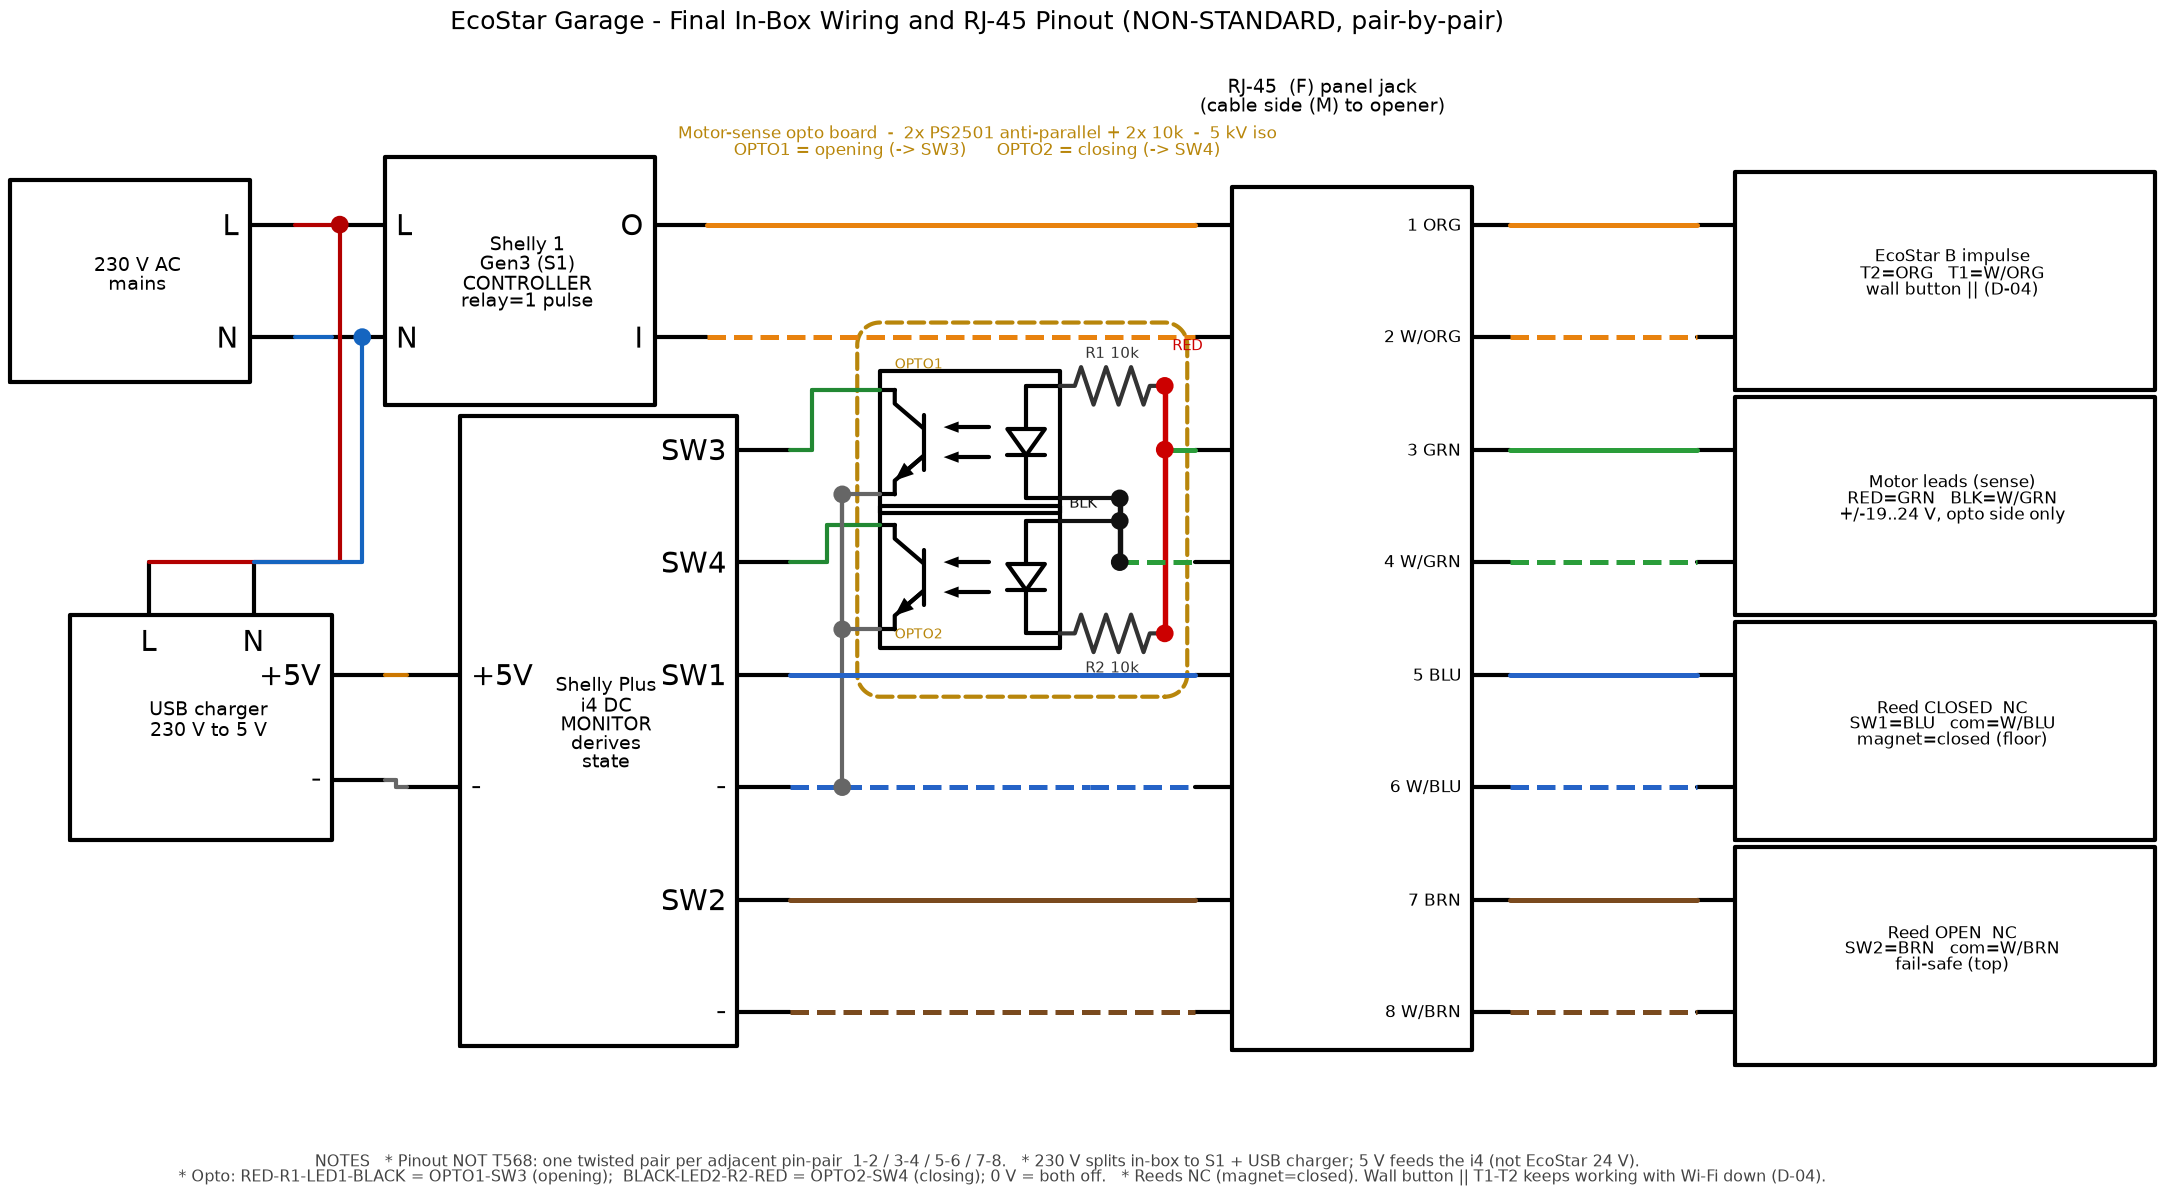

Write Python code to recreate this figure.
#!/usr/bin/env python3
# Generator for install-schematic-schemdraw.svg / .png  (EcoStar final in-box wiring + RJ-45 pinout).
# This is the schemdraw (component-fidelity) take on the hand-drawn install-schematic.svg; both are
# kept until one is chosen as canonical. Every wire is routed manually through explicit waypoints
# (schemdraw's auto-router draws straight through far-apart blocks), and the optocouplers are
# horizontally mirrored (.reverse()) so the LED side faces the RJ-45 and the transistor side the i4.
#
# Run (needs schemdraw + matplotlib + pillow in a venv):
#   python3 -m venv ~/.venvs/sdraw && ~/.venvs/sdraw/bin/pip install schemdraw matplotlib pillow
#   MPLBACKEND=Agg ~/.venvs/sdraw/bin/python docs/spec/install-schematic-schemdraw.py
# NOTE: label text must stay ASCII and avoid < > & (schemdraw's text-size pass XML-parses each line).
import os
import schemdraw
from schemdraw import elements as elm
schemdraw.use('matplotlib')   # matplotlib backend renders unicode labels without XML-parsing them
OUT = os.path.join(os.path.dirname(os.path.abspath(__file__)), 'install-schematic-schemdraw')

# ---- palette ----
ORG='#e8820e'; GRN='#2a9d3a'; BLU='#2563c7'; BRN='#7a4a1e'
REDL='#b30000'; NBLU='#1565c0'; V5='#cc7700'; GND='#666666'
RED='#cc0000'; BLK='#111111'; ISO='#228833'; GOLD='#b8860b'

d = schemdraw.Drawing(file=OUT+'.svg', font='DejaVu Sans',
                      fontsize=10, color='black', bgcolor='white')
d.config(unit=1)

# ---------- helpers ----------
def P(elem, name):
    p = getattr(elem, name)
    return (float(p[0]), float(p[1]))

def seg(pts, color, ls='-', lw=2.0):
    for i in range(len(pts)-1):
        d.add(elm.Line().at(pts[i]).to(pts[i+1]).color(color).linewidth(lw).linestyle(ls))

def hjog(a, b, vx, color, ls='-', lw=2.0):
    seg([a, (vx, a[1]), (vx, b[1]), b], color, ls, lw)

def dot(p, color='#333'):
    d.add(elm.Dot(radius=0.09).at(p).color(color))

def measure(pins, **kw):
    sd = schemdraw.Drawing()
    e = sd.add(elm.Ic(pins=pins, **kw).at((0, 0)))
    a = {an: (float(getattr(e, an)[0]), float(getattr(e, an)[1])) for an in e.anchors}
    bb = e.get_bbox()                       # local bbox (xmin,ymin,xmax,ymax)
    a['_bb'] = (float(bb[0]), float(bb[1]), float(bb[2]), float(bb[3]))
    return a

def place_ic(pins, ref, target, label, fs=9, **kw):
    off = measure(pins, **kw)
    dx, dy = target[0]-off[ref][0], target[1]-off[ref][1]
    e = d.add(elm.Ic(pins=pins, **kw).at((dx, dy)).label(label, loc='center', fontsize=fs))
    bb = off['_bb']
    e._extent = (bb[0]+dx, bb[1]+dy, bb[2]+dx, bb[3]+dy)   # world bbox
    return e

def lbl(x, y, txt, color='black', fs=9, halign='center'):
    d.add(elm.Label().at((x, y)).label(txt, fontsize=fs, color=color, halign=halign))

# ===========================================================
#  RJ-45 connector  (internal taps = L pins, cable = R pins)
# ===========================================================
order = [('1','ORG'),('2','W/ORG'),('3','GRN'),('4','W/GRN'),
         ('5','BLU'),('6','W/BLU'),('7','BRN'),('8','W/BRN')]
rjpins=[]
for i,(num,col) in enumerate(order):
    slot='%d/8'%(8-i)
    rjpins.append(elm.IcPin(name=num+' '+col, side='right', slot=slot, anchorname='R%s'%num, lblsize=8))
    rjpins.append(elm.IcPin(name='', side='left', slot=slot, anchorname='L%s'%num))
rj=d.add(elm.Ic(pins=rjpins, edgepadH=0.5, edgepadW=1.2, pinspacing=1.5).at((14.5,3)))
lbl(15.6, 15.6, 'RJ-45  (F) panel jack\n(cable side (M) to opener)', 'black', 9)
L={k:P(rj,'L%d'%k) for k in range(1,9)}
R={k:P(rj,'R%d'%k) for k in range(1,9)}

# ===========================================================
#  Box internals
# ===========================================================
# --- 230 V mains (far top-left) ---
mains = place_ic(
    [elm.IcPin(name='L', side='right', slot='2/2', anchorname='L'),
     elm.IcPin(name='N', side='right', slot='1/2', anchorname='N')],
    'L', (2.0, 14.0), '230 V AC\nmains', fs=9,
    edgepadW=1.2, edgepadH=0.6, pinspacing=1.5, leadlen=0.6)

# --- Shelly 1 Gen3 (controller) -- above the i4, drives orange pair ---
s1 = place_ic(
    [elm.IcPin(name='L', side='left', slot='2/2', anchorname='Lin'),
     elm.IcPin(name='N', side='left', slot='1/2', anchorname='Nin'),
     elm.IcPin(name='O', side='right', slot='2/2', anchorname='O'),
     elm.IcPin(name='I', side='right', slot='1/2', anchorname='I')],
    'O', (7.5, 14.0), 'Shelly 1\nGen3 (S1)\nCONTROLLER\nrelay=1 pulse', fs=9,
    edgepadW=1.6, edgepadH=0.9, pinspacing=1.5, leadlen=0.7)

# --- USB charger (below mains): 230 V in on TOP, 5 V out on RIGHT ---
usb = place_ic(
    [elm.IcPin(name='L', side='top', slot='1/2', anchorname='Lin'),
     elm.IcPin(name='N', side='top', slot='2/2', anchorname='Nin'),
     elm.IcPin(name='+5V', side='right', slot='2/2', anchorname='V5'),
     elm.IcPin(name='-', side='right', slot='1/2', anchorname='GND')],
    'V5', (3.2, 8.0), 'USB charger\n230 V to 5 V', fs=9,
    edgepadW=1.5, edgepadH=0.8, pinspacing=1.4, leadlen=0.7)

# --- Shelly Plus i4 DC (monitor) -- right pins aligned to RJ-45 5..8 ---
i4 = place_ic(
    [elm.IcPin(name='+5V', side='left', slot='4/6', anchorname='V5'),
     elm.IcPin(name='-', side='left', slot='3/6', anchorname='GND'),
     elm.IcPin(name='SW3', side='right', slot='6/6', anchorname='SW3'),
     elm.IcPin(name='SW4', side='right', slot='5/6', anchorname='SW4'),
     elm.IcPin(name='SW1', side='right', slot='4/6', anchorname='SW1'),
     elm.IcPin(name='-', side='right', slot='3/6', anchorname='C1'),
     elm.IcPin(name='SW2', side='right', slot='2/6', anchorname='SW2'),
     elm.IcPin(name='-', side='right', slot='1/6', anchorname='C2')],
    'SW1', (8.6, 8.0), 'Shelly Plus\ni4 DC\nMONITOR\nderives\nstate', fs=9,
    edgepadW=1.7, edgepadH=0.45, pinspacing=1.5, leadlen=0.7)

# ===========================================================
#  Motor-sense opto board (mirrored: LED -> RJ-45 ; transistor -> i4)
# ===========================================================
def opto_at(collector_target):
    cx, cy = collector_target
    return d.add(elm.Optocoupler(box=True).at((cx+0.45, cy+0.05)).reverse())

oc1 = opto_at((9.8, 11.8))   # opening -> SW3 (sits above pin5, below the orange I wire)
oc2 = opto_at((9.8, 10.0))   # closing -> SW4
a1=P(oc1,'anode'); k1=P(oc1,'cathode'); c1=P(oc1,'collector'); e1=P(oc1,'emitter')
a2=P(oc2,'anode'); k2=P(oc2,'cathode'); c2=P(oc2,'collector'); e2=P(oc2,'emitter')
lbl(9.9, 12.05, 'OPTO1', GOLD, 6.5, 'left')
lbl(9.9, 8.45,  'OPTO2', GOLD, 6.5, 'left')

xBLK=13.0; xRED=13.6
# anti-parallel: both 10k on the RED-rail side (R1 top, R2 bottom); BLACK rail = 2 plain jumpers
r1=d.add(elm.Resistor().at(a1).to((xRED,a1[1])).label('R1 10k', fontsize=7, loc='top').color('#333').linewidth(2))   # anode1 -> RED
r2=d.add(elm.Resistor().at(k2).to((xRED,k2[1])).label('R2 10k', fontsize=7, loc='bottom').color('#333').linewidth(2)) # cathode2 -> RED
seg([k1,(xBLK,k1[1])], BLK, lw=2)        # OPTO1 cathode -> BLACK rail
seg([a2,(xBLK,a2[1])], BLK, lw=2)        # OPTO2 anode  -> BLACK rail
seg([(xRED,k2[1]),(xRED,a1[1])], RED, lw=2.6)        # RED rail (reaches pin3)
seg([(xBLK,L[4][1]),(xBLK,k1[1])], BLK, lw=2.6)      # BLACK rail (extended down to pin4)
for p,c in [((xRED,a1[1]),RED),((xRED,k2[1]),RED),((xBLK,k1[1]),BLK),((xBLK,a2[1]),BLK)]: dot(p,c)
lbl(xRED+0.2, a1[1]+0.45, 'RED', RED, 7, 'left')
lbl(xBLK-0.2, (k1[1]+a2[1])/2, 'BLK', BLK, 7, 'right')
# rails -> RJ-45 pins 3 (RED) / 4 (BLACK) as the GREEN Cat5 pair
seg([(xRED,L[3][1]), L[3]], GRN, lw=2.4)
seg([(xBLK,L[4][1]), L[4]], GRN, '--', lw=2.4)
dot((xRED,L[3][1]),RED); dot((xBLK,L[4][1]),BLK)

# transistor collectors -> i4 SW3 / SW4 (short left channel)
hjog(c1, P(i4,'SW3'), 8.9, ISO, lw=2)
hjog(c2, P(i4,'SW4'), 9.1, ISO, lw=2)
# emitters -> common bus -> i4 upper '-'
xEB=9.3
seg([e1,(xEB,e1[1])], GND, lw=2); seg([e2,(xEB,e2[1])], GND, lw=2)
seg([(xEB,e2[1]),(xEB,e1[1])], GND, lw=2)
seg([(xEB,e1[1]),(xEB,P(i4,'C1')[1])], GND, lw=2)   # bus down to the i4 '-' / pin6 return net
dot((xEB,e1[1]),GND); dot((xEB,e2[1]),GND); dot((xEB,P(i4,'C1')[1]),GND)
# board outline + title (in clear space above the board)
d.add(elm.EncircleBox([oc1,oc2,r1,r2], padx=0.3, pady=0.3).color(GOLD).linestyle('--'))
lbl(11.0, 15.2, 'Motor-sense opto board  -  2x PS2501 anti-parallel + 2x 10k  -  5 kV iso\n'
                'OPTO1 = opening (-> SW3)      OPTO2 = closing (-> SW4)', GOLD, 8)

# ===========================================================
#  Power wiring
# ===========================================================
Lm=P(mains,'L'); Nm=P(mains,'N'); uL=P(usb,'Lin'); uN=P(usb,'Nin')
seg([Lm, P(s1,'Lin')], REDL)                              # mains L -> S1
seg([Nm, P(s1,'Nin')], NBLU)                              # mains N -> S1
dot((2.6,Lm[1]),REDL); dot((2.9,Nm[1]),NBLU)
seg([(2.6,Lm[1]),(2.6,uL[1]),uL], REDL)                   # L tap -> USB top
seg([(2.9,Nm[1]),(2.9,uN[1]),uN], NBLU)                   # N tap -> USB top
seg([P(usb,'V5'), P(i4,'V5')], V5)                        # USB +5V -> i4
hjog(P(usb,'GND'), P(i4,'GND'), (P(usb,'GND')[0]+P(i4,'GND')[0])/2, GND)

# ===========================================================
#  S1 relay -> RJ-45 pins 1/2 (orange = impulse)
# ===========================================================
seg([P(s1,'O'), L[1]], ORG, lw=2.4)
seg([P(s1,'I'), L[2]], ORG, '--', lw=2.4)

# ===========================================================
#  i4 reeds -> RJ-45 pins 5/6/7/8 (blue + brown)
# ===========================================================
seg([P(i4,'SW1'), L[5]], BLU, lw=2.4)
seg([P(i4,'C1'), (12.6,P(i4,'C1')[1]),(12.6,L[6][1]), L[6]], BLU, '--', lw=2.4)
seg([P(i4,'SW2'), L[7]], BRN, lw=2.4)
seg([P(i4,'C2'), L[8]], BRN, '--', lw=2.4)

# ===========================================================
#  Destinations (far right) + full 8-wire Cat5
# ===========================================================
def dest(target, label):
    return place_ic(
        [elm.IcPin(name='', side='left', slot='2/2', anchorname='hi'),
         elm.IcPin(name='', side='left', slot='1/2', anchorname='lo')],
        'hi', target, label, fs=8,
        edgepadW=3.6, edgepadH=0.7, pinspacing=1.5, leadlen=0.5)

eco=dest((20.7,14.0), 'EcoStar B impulse\nT2=ORG   T1=W/ORG\nwall button || (D-04)')
mot=dest((20.7,11.0), 'Motor leads (sense)\nRED=GRN   BLK=W/GRN\n+/-19..24 V, opto side only')
rc =dest((20.7, 8.0), 'Reed CLOSED  NC\nSW1=BLU   com=W/BLU\nmagnet=closed (floor)')
ro =dest((20.7, 5.0), 'Reed OPEN  NC\nSW2=BRN   com=W/BRN\nfail-safe (top)')
cable=[(1,eco,'hi',ORG,'-'),(2,eco,'lo',ORG,'--'),(3,mot,'hi',GRN,'-'),(4,mot,'lo',GRN,'--'),
       (5,rc,'hi',BLU,'-'),(6,rc,'lo',BLU,'--'),(7,ro,'hi',BRN,'-'),(8,ro,'lo',BRN,'--')]
for num,box,anc,col,ls in cable:
    seg([R[num], P(box,anc)], col, ls, lw=2.4)

# ===========================================================
#  title + notes
# ===========================================================
lbl(11, 16.6, 'EcoStar Garage - Final In-Box Wiring and RJ-45 Pinout (NON-STANDARD, pair-by-pair)', 'black', 12)
notes=('NOTES   * Pinout NOT T568: one twisted pair per adjacent pin-pair  1-2 / 3-4 / 5-6 / 7-8.'
       '   * 230 V splits in-box to S1 + USB charger; 5 V feeds the i4 (not EcoStar 24 V).\n'
       '          * Opto: RED-R1-LED1-BLACK = OPTO1-SW3 (opening);  BLACK-LED2-R2-RED = OPTO2-SW4 (closing); 0 V = both off.'
       '   * Reeds NC (magnet=closed). Wall button || T1-T2 keeps working with Wi-Fi down (D-04).')
lbl(11, 1.3, notes, '#444', 7.5)

# ---- overlap self-check (printed, not drawn) ----
def overlap(a,b):
    ax0,ay0,ax1,ay1=a; bx0,by0,bx1,by1=b
    ix=max(0,min(ax1,bx1)-max(ax0,bx0)); iy=max(0,min(ay1,by1)-max(ay0,by0))
    return ix*iy
boxes={'mains':mains._extent,'s1':s1._extent,'usb':usb._extent,'i4':i4._extent,
       'eco':eco._extent,'mot':mot._extent,'rc':rc._extent,'ro':ro._extent}
import itertools
for n1,n2 in itertools.combinations(boxes,2):
    ar=overlap(boxes[n1],boxes[n2])
    if ar>0.05: print("OVERLAP %s/%s area=%.2f"%(n1,n2,ar))
for n,e in boxes.items(): print("%-6s x[%.2f,%.2f] y[%.2f,%.2f]"%(n,e[0],e[2],e[1],e[3]))

d.save(OUT+'.svg')
d.save(OUT+'.png', dpi=150)
print("rendered ->", OUT+'.svg', "/", OUT+'.png')
